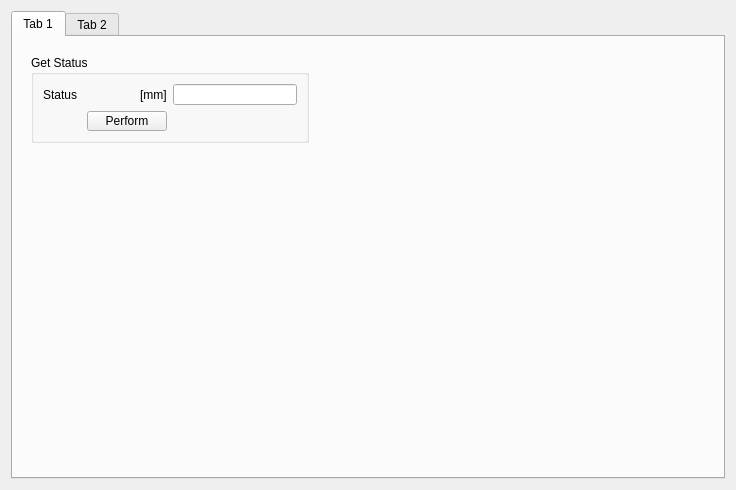
<?xml version="1.0" encoding="UTF-8"?>
<ui version="4.0">
 <class>Form</class>
 <widget class="QWidget" name="Form">
  <property name="geometry">
   <rect>
    <x>0</x>
    <y>0</y>
    <width>736</width>
    <height>490</height>
   </rect>
  </property>
  <property name="windowTitle">
   <string>Form</string>
  </property>
  <layout class="QGridLayout" name="gridLayout">
   <item row="0" column="0">
    <widget class="QTabWidget" name="tabWidget">
     <property name="currentIndex">
      <number>0</number>
     </property>
     <widget class="QWidget" name="tab">
      <attribute name="title">
       <string>Tab 1</string>
      </attribute>
      <layout class="QGridLayout" name="gridLayout_2">
       <item row="0" column="0">
        <widget class="QStackedWidget" name="stackedWidget_2">
         <property name="currentIndex">
          <number>0</number>
         </property>
         <widget class="QWidget" name="page_3">
          <widget class="QGroupBox" name="EC4A_get_status_qgb">
           <property name="geometry">
            <rect>
             <x>9</x>
             <y>9</y>
             <width>278</width>
             <height>88</height>
            </rect>
           </property>
           <property name="title">
            <string>Get Status</string>
           </property>
           <layout class="QGridLayout" name="gridLayout_6">
            <item row="0" column="0">
             <layout class="QHBoxLayout" name="_2">
              <item>
               <widget class="QLabel" name="EC4A_get_status__status_status_qlb">
                <property name="text">
                 <string>Status</string>
                </property>
               </widget>
              </item>
              <item>
               <spacer>
                <property name="orientation">
                 <enum>Qt::Horizontal</enum>
                </property>
                <property name="sizeHint" stdset="0">
                 <size>
                  <width>40</width>
                  <height>20</height>
                 </size>
                </property>
               </spacer>
              </item>
              <item>
               <widget class="QLabel" name="label">
                <property name="text">
                 <string>[mm]</string>
                </property>
               </widget>
              </item>
             </layout>
            </item>
            <item row="0" column="1">
             <widget class="SMEE::StatusLine" name="EC4A_get_status__status_status_qle">
              <property name="layoutDirection">
               <enum>Qt::LeftToRight</enum>
              </property>
              <property name="alignment">
               <set>Qt::AlignRight|Qt::AlignTrailing|Qt::AlignVCenter</set>
              </property>
             </widget>
            </item>
            <item row="1" column="0">
             <layout class="QGridLayout" name="_3">
              <item row="0" column="0">
               <spacer>
                <property name="orientation">
                 <enum>Qt::Horizontal</enum>
                </property>
                <property name="sizeHint" stdset="0">
                 <size>
                  <width>40</width>
                  <height>25</height>
                 </size>
                </property>
               </spacer>
              </item>
              <item row="0" column="1">
               <widget class="SMEE::PerformButton" name="EC4A_get_status_qpb">
                <property name="text">
                 <string>Perform</string>
                </property>
               </widget>
              </item>
             </layout>
            </item>
           </layout>
          </widget>
         </widget>
         <widget class="QWidget" name="page_4">
          <widget class="QGroupBox" name="EC4T_update_ttl_baseline_qgb">
           <property name="geometry">
            <rect>
             <x>10</x>
             <y>0</y>
             <width>311</width>
             <height>146</height>
            </rect>
           </property>
           <property name="title">
            <string>Update TTL Baseline</string>
           </property>
           <layout class="QGridLayout" name="gridLayout_4">
            <item row="0" column="0">
             <layout class="QHBoxLayout" name="_8">
              <item>
               <widget class="QLabel" name="EC4T_update_ttl_baseline__ttl_baseline_result_p_AE_ref_pos_x_qlb">
                <property name="text">
                 <string>Mark_pos X</string>
                </property>
               </widget>
              </item>
              <item>
               <spacer>
                <property name="orientation">
                 <enum>Qt::Horizontal</enum>
                </property>
                <property name="sizeHint" stdset="0">
                 <size>
                  <width>40</width>
                  <height>20</height>
                 </size>
                </property>
               </spacer>
              </item>
              <item>
               <widget class="QLabel" name="EC4T_update_ttl_baseline__ttl_baseline_result_p_AE_ref_pos_x_qlb_2">
                <property name="text">
                 <string>[pixel]</string>
                </property>
               </widget>
              </item>
             </layout>
            </item>
            <item row="0" column="1">
             <widget class="SMEE::StatusLine" name="EC4T_update_ttl_baseline__ttl_baseline_result_p_Mark_pos_x_qle"/>
            </item>
            <item row="1" column="0">
             <layout class="QHBoxLayout" name="_9">
              <item>
               <widget class="QLabel" name="EC4T_update_ttl_baseline__ttl_baseline_result_p_AE_ref_pos_y_qlb">
                <property name="text">
                 <string>Mark_pos Y</string>
                </property>
               </widget>
              </item>
              <item>
               <spacer>
                <property name="orientation">
                 <enum>Qt::Horizontal</enum>
                </property>
                <property name="sizeHint" stdset="0">
                 <size>
                  <width>40</width>
                  <height>20</height>
                 </size>
                </property>
               </spacer>
              </item>
              <item>
               <widget class="QLabel" name="EC4T_update_ttl_baseline__ttl_baseline_result_p_AE_ref_pos_y_qlb_2">
                <property name="text">
                 <string>[pixel]</string>
                </property>
               </widget>
              </item>
             </layout>
            </item>
            <item row="1" column="1">
             <widget class="SMEE::StatusLine" name="EC4T_update_ttl_baseline__ttl_baseline_result_p_Mark_pos_y_qle"/>
            </item>
            <item row="2" column="0">
             <layout class="QHBoxLayout" name="_10">
              <item>
               <widget class="QLabel" name="EC4T_update_ttl_baseline__ttl_baseline_result_p_AE_ref_pos_y_qlb_3">
                <property name="text">
                 <string>Match_rate</string>
                </property>
               </widget>
              </item>
              <item>
               <spacer>
                <property name="orientation">
                 <enum>Qt::Horizontal</enum>
                </property>
                <property name="sizeHint" stdset="0">
                 <size>
                  <width>40</width>
                  <height>20</height>
                 </size>
                </property>
               </spacer>
              </item>
              <item>
               <widget class="QLabel" name="EC4T_update_ttl_baseline__ttl_baseline_result_p_AE_ref_pos_y_qlb_4">
                <property name="text">
                 <string>[%]</string>
                </property>
               </widget>
              </item>
             </layout>
            </item>
            <item row="2" column="1">
             <widget class="SMEE::StatusLine" name="EC4T_update_ttl_baseline__ttl_baseline_result_p_Match_rate_qle">
              <property name="text">
               <string>UNKNOWN</string>
              </property>
             </widget>
            </item>
            <item row="3" column="0" colspan="2">
             <layout class="QHBoxLayout" name="_12">
              <item>
               <spacer>
                <property name="orientation">
                 <enum>Qt::Horizontal</enum>
                </property>
                <property name="sizeHint" stdset="0">
                 <size>
                  <width>40</width>
                  <height>25</height>
                 </size>
                </property>
               </spacer>
              </item>
              <item>
               <widget class="SMEE::PerformButton" name="EC4T_update_ttl_baseline_qpb">
                <property name="text">
                 <string>Perform</string>
                </property>
               </widget>
              </item>
             </layout>
            </item>
           </layout>
          </widget>
         </widget>
        </widget>
       </item>
      </layout>
     </widget>
     <widget class="QWidget" name="tab_2">
      <attribute name="title">
       <string>Tab 2</string>
      </attribute>
      <layout class="QGridLayout" name="gridLayout_3">
       <item row="0" column="0">
        <widget class="QStackedWidget" name="stackedWidget">
         <property name="currentIndex">
          <number>0</number>
         </property>
         <widget class="QWidget" name="page">
          <widget class="QGroupBox" name="EC4A_set_sim_mode_qgb">
           <property name="geometry">
            <rect>
             <x>10</x>
             <y>0</y>
             <width>314</width>
             <height>152</height>
            </rect>
           </property>
           <property name="title">
            <string>Mode</string>
           </property>
           <layout class="QGridLayout" name="gridLayout_5">
            <item row="0" column="0">
             <layout class="QHBoxLayout" name="_5">
              <item>
               <widget class="QLabel" name="EC4A_set_sim_mode__sim_mode_qlb">
                <property name="text">
                 <string>Sim Mode</string>
                </property>
               </widget>
              </item>
              <item>
               <spacer>
                <property name="orientation">
                 <enum>Qt::Horizontal</enum>
                </property>
                <property name="sizeHint" stdset="0">
                 <size>
                  <width>40</width>
                  <height>20</height>
                 </size>
                </property>
               </spacer>
              </item>
             </layout>
            </item>
            <item row="0" column="1">
             <widget class="SMEE::ComboBox" name="EC4A_set_sim_mode__sim_mode_qcb">
              <property name="layoutDirection">
               <enum>Qt::LeftToRight</enum>
              </property>
              <property name="text" stdset="0">
               <string>ComboBox</string>
              </property>
              <item>
               <property name="text">
                <string>DISABLED</string>
               </property>
              </item>
              <item>
               <property name="text">
                <string>MODE 1</string>
               </property>
              </item>
              <item>
               <property name="text">
                <string>MODE 2</string>
               </property>
              </item>
              <item>
               <property name="text">
                <string>MODE 3</string>
               </property>
              </item>
              <item>
               <property name="text">
                <string>MODE 4</string>
               </property>
              </item>
             </widget>
            </item>
            <item row="1" column="0">
             <layout class="QHBoxLayout" name="_6">
              <item>
               <widget class="QLabel" name="EC4A_set_sim_mode__trace_mode_qlb">
                <property name="text">
                 <string>Trace Mode</string>
                </property>
               </widget>
              </item>
              <item>
               <spacer>
                <property name="orientation">
                 <enum>Qt::Horizontal</enum>
                </property>
                <property name="sizeHint" stdset="0">
                 <size>
                  <width>40</width>
                  <height>20</height>
                 </size>
                </property>
               </spacer>
              </item>
             </layout>
            </item>
            <item row="1" column="1">
             <widget class="SMEE::ComboBox" name="EC4A_set_sim_mode__trace_mode_qcb">
              <property name="layoutDirection">
               <enum>Qt::LeftToRight</enum>
              </property>
              <property name="text" stdset="0">
               <string>ComboBox</string>
              </property>
              <item>
               <property name="text">
                <string>DISABLED</string>
               </property>
              </item>
              <item>
               <property name="text">
                <string>INT</string>
               </property>
              </item>
              <item>
               <property name="text">
                <string>EXT</string>
               </property>
              </item>
              <item>
               <property name="text">
                <string>INT_EXT</string>
               </property>
              </item>
              <item>
               <property name="text">
                <string>REAL_TIME</string>
               </property>
              </item>
              <item>
               <property name="text">
                <string>INT_REAL</string>
               </property>
              </item>
              <item>
               <property name="text">
                <string>EXT_REAL</string>
               </property>
              </item>
              <item>
               <property name="text">
                <string>INT_EXT_REAL</string>
               </property>
              </item>
             </widget>
            </item>
            <item row="2" column="0">
             <layout class="QHBoxLayout" name="_13">
              <item>
               <widget class="QLabel" name="EC4A_set_sim_mode__data_mode_qlb">
                <property name="text">
                 <string>Data Mode</string>
                </property>
               </widget>
              </item>
              <item>
               <spacer>
                <property name="orientation">
                 <enum>Qt::Horizontal</enum>
                </property>
                <property name="sizeHint" stdset="0">
                 <size>
                  <width>40</width>
                  <height>20</height>
                 </size>
                </property>
               </spacer>
              </item>
             </layout>
            </item>
            <item row="2" column="1">
             <widget class="SMEE::ComboBox" name="EC4A_set_sim_mode__data_mode_qcb">
              <property name="layoutDirection">
               <enum>Qt::LeftToRight</enum>
              </property>
              <property name="text" stdset="0">
               <string>ComboBox</string>
              </property>
              <item>
               <property name="text">
                <string>DISABLED</string>
               </property>
              </item>
              <item>
               <property name="text">
                <string>INT_INPUT</string>
               </property>
              </item>
              <item>
               <property name="text">
                <string>INT_OUTPUT</string>
               </property>
              </item>
              <item>
               <property name="text">
                <string>INT_INOUT</string>
               </property>
              </item>
              <item>
               <property name="text">
                <string>EXT_INPUT</string>
               </property>
              </item>
              <item>
               <property name="text">
                <string>EXT_OUTPUT</string>
               </property>
              </item>
              <item>
               <property name="text">
                <string>EXT_INOUT</string>
               </property>
              </item>
              <item>
               <property name="text">
                <string>INT_EXT_INPUT</string>
               </property>
              </item>
              <item>
               <property name="text">
                <string>INT_EXT_OUTPUT</string>
               </property>
              </item>
              <item>
               <property name="text">
                <string>INT_EXT_INOUT</string>
               </property>
              </item>
             </widget>
            </item>
            <item row="3" column="0" colspan="2">
             <layout class="QGridLayout" name="_14">
              <item row="0" column="0">
               <spacer>
                <property name="orientation">
                 <enum>Qt::Horizontal</enum>
                </property>
                <property name="sizeHint" stdset="0">
                 <size>
                  <width>40</width>
                  <height>25</height>
                 </size>
                </property>
               </spacer>
              </item>
              <item row="0" column="1">
               <widget class="SMEE::PerformButton" name="EC4A_get_sim_mode_qpb">
                <property name="text">
                 <string>Get</string>
                </property>
               </widget>
              </item>
              <item row="0" column="2">
               <widget class="SMEE::PerformButton" name="EC4A_set_sim_mode_qpb">
                <property name="text">
                 <string>Set</string>
                </property>
               </widget>
              </item>
             </layout>
            </item>
           </layout>
          </widget>
         </widget>
         <widget class="QWidget" name="page_2">
          <widget class="QGroupBox" name="EC4A_initialize_qgb">
           <property name="geometry">
            <rect>
             <x>10</x>
             <y>20</y>
             <width>143</width>
             <height>59</height>
            </rect>
           </property>
           <property name="title">
            <string>Initialize</string>
           </property>
           <layout class="QGridLayout" name="gridLayout_7">
            <item row="0" column="0">
             <layout class="QHBoxLayout" name="horizontalLayout">
              <item>
               <spacer>
                <property name="orientation">
                 <enum>Qt::Horizontal</enum>
                </property>
                <property name="sizeHint" stdset="0">
                 <size>
                  <width>40</width>
                  <height>25</height>
                 </size>
                </property>
               </spacer>
              </item>
              <item>
               <widget class="SMEE::PerformButton" name="EC4A_initialize_qpb">
                <property name="text">
                 <string>Perform</string>
                </property>
               </widget>
              </item>
             </layout>
            </item>
           </layout>
          </widget>
         </widget>
        </widget>
       </item>
      </layout>
     </widget>
    </widget>
   </item>
  </layout>
 </widget>
 <customwidgets>
  <customwidget>
   <class>SMEE::Button</class>
   <extends>QPushButton</extends>
   <header>Button.h</header>
  </customwidget>
  <customwidget>
   <class>SMEE::ComboBox</class>
   <extends>QComboBox</extends>
   <header>ComboBox.h</header>
  </customwidget>
  <customwidget>
   <class>SMEE::LineEdit</class>
   <extends>QLineEdit</extends>
   <header>LineEdit.h</header>
  </customwidget>
  <customwidget>
   <class>SMEE::PerformButton</class>
   <extends>SMEE::Button</extends>
   <header>PerformButton.h</header>
  </customwidget>
  <customwidget>
   <class>SMEE::StatusLine</class>
   <extends>SMEE::LineEdit</extends>
   <header>StatusLine.h</header>
  </customwidget>
 </customwidgets>
 <resources/>
 <connections/>
</ui>
